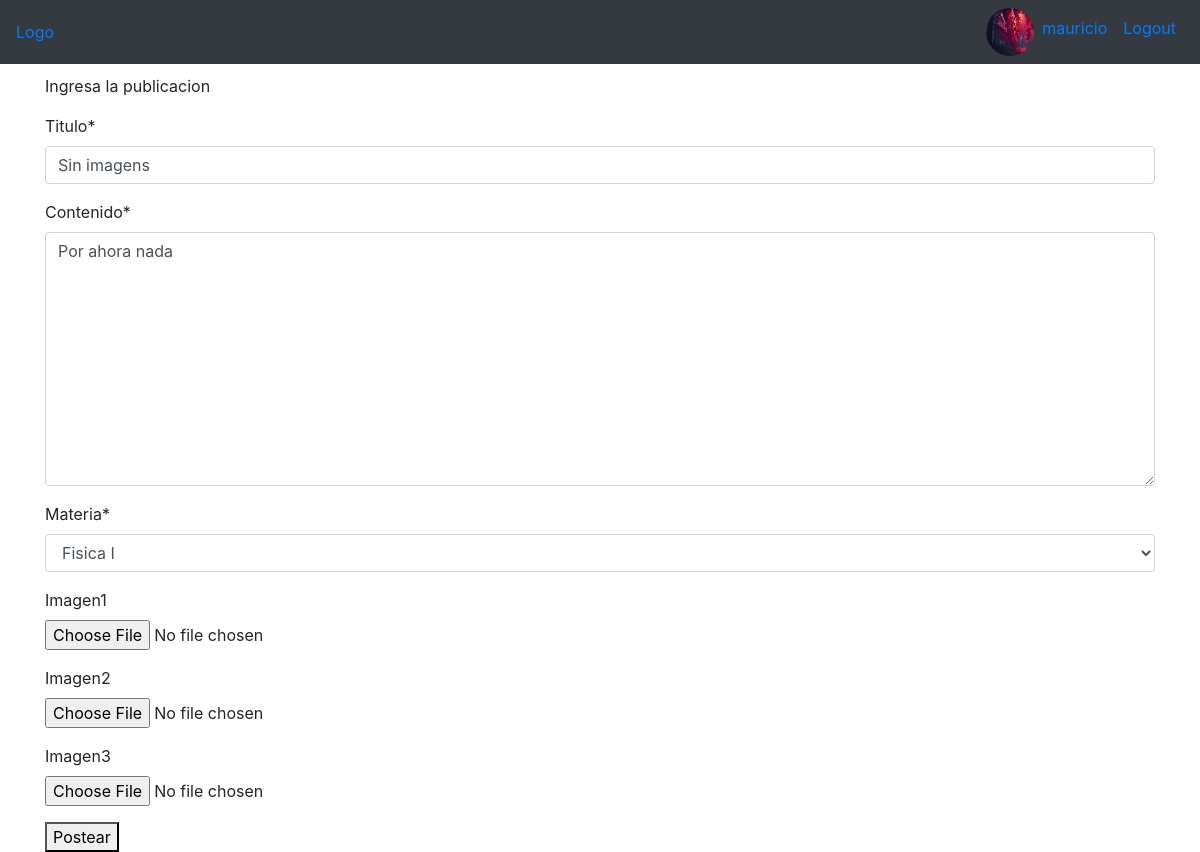
Page /post/19/actualizar/ (signed in) on the committed database.
### usuario/models.py (models this page shows, shortened)
class Perfil(models.Model):
	usuario = models.OneToOneField(User, on_delete=models.CASCADE)
	imagen_perfil = models.ImageField(default = 'default.jpg', upload_to = 'perfil_pics')
	nombres = models.CharField(max_length=100)
	apellidos = models.CharField(max_length=100)
	edad = models.IntegerField(
		default=1,
        validators=[MaxValueValidator(100), MinValueValidator(1)])
	carreras = models.ManyToManyField(blog_models.Carrera)
	bio = models.TextField(max_length = 500)

### blog/models.py (models this page shows, shortened)
class Post(models.Model):
	contenido = models.TextField()
	titulo = models.CharField(max_length = 1000)
	imagen1 = models.ImageField( upload_to = 'post_pics' , null=True, blank=True)
	imagen2 = models.ImageField( upload_to = 'post_pics' ,null=True, blank=True)
	imagen3 = models.ImageField( upload_to = 'post_pics' , null=True, blank=True)
	fecha_creacion = models.DateTimeField(default = timezone.now)
	autor = models.ForeignKey(User, on_delete=models.CASCADE)
	materia = models.ForeignKey('Materia', on_delete=models.CASCADE)
	tiposDePost =[
		 ('Solicitud de apunte digital', 'Solicitud de apunte digital'),
		 ('Solicitud de apunte fisico', 'Solicitud de apunte fisico'),
		 ('Solicitud de otros materiales', 'Solicitud de otros materiales'),
		 ('Solicitud de ayuda ', 'Solicitud de ayuda '),
		 ('Recomendacion', 'Recomendacion'),
		 ('Donacion de apunte digital', 'Donacion de apunte digital'),
		 ('Donacion de apunte fisico', 'Donacion de apunte fisico'),
		 ('Donacion de otros materiales', 'Donacion de otros materiales'),
		 ('otros', 'otros' )
	]
	tipo = models.CharField(
		max_length = 29,
		choices= tiposDePost ,
		default= tiposDePost[5]
	)

### blog/views.py (the view, shortened to what this page needs)
# urls.py: path('post/<int:pk>/actualizar/', PostUpdateView.as_view(), name='post-actualizar'),
class PostUpdateView(LoginRequiredMixin, UserPassesTestMixin, UpdateView):
	model = Post
	fields = ['titulo', 'contenido', 'materia', 'imagen1', 'imagen2' , 'imagen3']
	def test_func(self):
		post = self.get_object()
		if self.request.user == post.autor:
			return True
		return False
	def get_context_data(self, **kwargs):
		data = super().get_context_data(**kwargs)
		title = "Actualizar post"
		data['title'] = title
		return data

### blog/models.py (called while the page is built)
	def __str__(self):
		return self.nombre

### blog/templates/blog/post_form.html (shortened to what this page needs)
{% extends "blog/base.html" %}
{% block content %}
{% load crispy_forms_tags %}
<div class="container">
	{% if request.user.is_authenticated %}
		<p>Ingresa la publicacion</p>
		<form method="POST" enctype="multipart/form-data" >
			<fieldset>
				{{ form| crispy }}
			</fieldset>
			<button type="submit" >Postear</button>
		</form>
	{% else %}
		<p>No estas logeado</p>
	{% endif %}
</div>
{% endblock %}

### blog/templates/blog/base.html (shortened to what this page needs)
{% load static %}
<!DOCTYPE html>
<html lang="en">
<head>
	<link rel="stylesheet" type="text/css" href="{% static 'blog/style.css' %}">
	<link rel="stylesheet" href="https://maxcdn.bootstrapcdn.com/bootstrap/4.0.0/css/bootstrap.min.css">
</head>
<body>
	<header class="site-header">
		<nav class="navbar navbar-expand-sm bg-dark justify-content-between">
			<a href="{% url 'blog-home' %}"> Logo </a>
			{% if request.user.is_authenticated %}
				<ul class="navbar-nav">
					<li class="nav-item">
						<a href="{% url 'perfil' %}">
							<img class="rounded-circle img-base" src="{{ user.perfil.imagen_perfil.url }}" >
						</a>
					</li>
					<li class="nav-item">
						<a class="nav-link" href="{% url 'perfil' %}">{{user.username}}</a>
					</li>
					<li class="nav-item">
						<a class="nav-link" href="{% url 'logout' %}">Logout</a>
					</li>
				</ul>
			{% endif %}
		</nav>
	</header>
	{% block content %}{% endblock %}
</body>
</html>

### blog/static/blog/style.css (style rules this page uses)
header { margin-bottom: 10px; }
.img-base { width: 3em; height: 3em; }

### rows in the picture
Post: titulo "Sin imagens", contenido "Por ahora nada", materia "Fisica I"

### other values in the picture
{{ user.username }} "mauricio"
